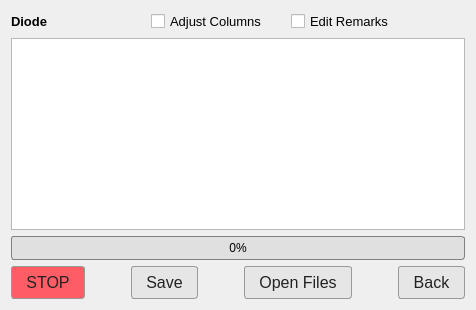
      <widget class="QWidget" name="page_diodeTest">
       <layout class="QGridLayout" name="gridLayout_23">
        <item row="0" column="0">
         <layout class="QHBoxLayout" name="horizontalLayout_23">
          <item>
           <widget class="QLabel" name="label_test_Diode">
            <property name="font">
             <font>
              <pointsize>10</pointsize>
              <weight>75</weight>
              <bold>true</bold>
             </font>
            </property>
            <property name="text">
             <string>Diode</string>
            </property>
           </widget>
          </item>
          <item>
           <widget class="QCheckBox" name="checkBox_adjustDiodeColumns">
            <property name="font">
             <font>
              <pointsize>10</pointsize>
             </font>
            </property>
            <property name="text">
             <string>Adjust Columns</string>
            </property>
           </widget>
          </item>
          <item>
           <widget class="QCheckBox" name="checkBox_editRemarksDiode">
            <property name="font">
             <font>
              <pointsize>10</pointsize>
             </font>
            </property>
            <property name="text">
             <string>Edit Remarks</string>
            </property>
           </widget>
          </item>
          <item>
           <spacer name="horizontalSpacer_48">
            <property name="orientation">
             <enum>Qt::Horizontal</enum>
            </property>
            <property name="sizeType">
             <enum>QSizePolicy::Minimum</enum>
            </property>
            <property name="sizeHint" stdset="0">
             <size>
              <width>40</width>
              <height>20</height>
             </size>
            </property>
           </spacer>
          </item>
         </layout>
        </item>
        <item row="3" column="0">
         <layout class="QHBoxLayout" name="horizontalLayout_22">
          <item>
           <widget class="QPushButton" name="pushButton_stopDiodeTest">
            <property name="font">
             <font>
              <pointsize>12</pointsize>
              <weight>50</weight>
              <bold>false</bold>
             </font>
            </property>
            <property name="styleSheet">
             <string notr="true">QPushButton {
    background-color: #ff5d65;
    color: #222222;
    border: 1px solid #999999;
    border-radius: 3px;
    padding: 6px 14px;
    font-size: 12pt;
    font-weight: normal;
}

QPushButton:hover {
    background-color: #dcdcdc;
    border: 1px solid #777777;
}

QPushButton:pressed {
    background-color: #c8c8c8;
    border: 1px solid #666666;
    padding-top: 7px;
    padding-left: 15px;
}

QPushButton:disabled {
    background-color: #eeeeee;
    color: #999999;
    border: 1px solid #cccccc;
}</string>
            </property>
            <property name="text">
             <string>STOP</string>
            </property>
           </widget>
          </item>
          <item>
           <spacer name="horizontalSpacer_45">
            <property name="orientation">
             <enum>Qt::Horizontal</enum>
            </property>
            <property name="sizeHint" stdset="0">
             <size>
              <width>40</width>
              <height>20</height>
             </size>
            </property>
           </spacer>
          </item>
          <item>
           <widget class="QPushButton" name="pushButton_saveDiodeTest">
            <property name="font">
             <font>
              <pointsize>12</pointsize>
              <weight>50</weight>
              <bold>false</bold>
             </font>
            </property>
            <property name="styleSheet">
             <string notr="true">QPushButton {
    background-color: #e6e6e6;
    color: #222222;
    border: 1px solid #999999;
    border-radius: 3px;
    padding: 6px 14px;
    font-size: 12pt;
    font-weight: normal;
}

QPushButton:hover {
    background-color: #dcdcdc;
    border: 1px solid #777777;
}

QPushButton:pressed {
    background-color: #c8c8c8;
    border: 1px solid #666666;
    padding-top: 7px;
    padding-left: 15px;
}

QPushButton:disabled {
    background-color: #eeeeee;
    color: #999999;
    border: 1px solid #cccccc;
}</string>
            </property>
            <property name="text">
             <string>Save</string>
            </property>
           </widget>
          </item>
          <item>
           <spacer name="horizontalSpacer_46">
            <property name="orientation">
             <enum>Qt::Horizontal</enum>
            </property>
            <property name="sizeHint" stdset="0">
             <size>
              <width>40</width>
              <height>20</height>
             </size>
            </property>
           </spacer>
          </item>
          <item>
           <widget class="QPushButton" name="pushButton_openDiodeTest">
            <property name="font">
             <font>
              <pointsize>12</pointsize>
              <weight>50</weight>
              <bold>false</bold>
             </font>
            </property>
            <property name="styleSheet">
             <string notr="true">QPushButton {
    background-color: #e6e6e6;
    color: #222222;
    border: 1px solid #999999;
    border-radius: 3px;
    padding: 6px 14px;
    font-size: 12pt;
    font-weight: normal;
}

QPushButton:hover {
    background-color: #dcdcdc;
    border: 1px solid #777777;
}

QPushButton:pressed {
    background-color: #c8c8c8;
    border: 1px solid #666666;
    padding-top: 7px;
    padding-left: 15px;
}

QPushButton:disabled {
    background-color: #eeeeee;
    color: #999999;
    border: 1px solid #cccccc;
}</string>
            </property>
            <property name="text">
             <string>Open Files</string>
            </property>
           </widget>
          </item>
          <item>
           <spacer name="horizontalSpacer_47">
            <property name="orientation">
             <enum>Qt::Horizontal</enum>
            </property>
            <property name="sizeHint" stdset="0">
             <size>
              <width>40</width>
              <height>20</height>
             </size>
            </property>
           </spacer>
          </item>
          <item>
           <widget class="QPushButton" name="pushButton_backFromDiodeTest">
            <property name="font">
             <font>
              <pointsize>12</pointsize>
              <weight>50</weight>
              <bold>false</bold>
             </font>
            </property>
            <property name="styleSheet">
             <string notr="true">QPushButton {
    background-color: #e6e6e6;
    color: #222222;
    border: 1px solid #999999;
    border-radius: 3px;
    padding: 6px 14px;
    font-size: 12pt;
    font-weight: normal;
}

QPushButton:hover {
    background-color: #dcdcdc;
    border: 1px solid #777777;
}

QPushButton:pressed {
    background-color: #c8c8c8;
    border: 1px solid #666666;
    padding-top: 7px;
    padding-left: 15px;
}

QPushButton:disabled {
    background-color: #eeeeee;
    color: #999999;
    border: 1px solid #cccccc;
}</string>
            </property>
            <property name="text">
             <string>Back</string>
            </property>
           </widget>
          </item>
         </layout>
        </item>
        <item row="1" column="0">
         <widget class="TestTableViewsRemarks" name="tableView_diodeTest">
          <property name="styleSheet">
           <string notr="true">QScrollBar:vertical
{
    background: #2C3E50;
    width: 14px;
    border-radius: 7px;
}

QScrollBar::handle:vertical
{
    background: #81D4FA;
    border-radius: 7px;
    min-height: 30px;
}

QScrollBar::handle:vertical:hover
{
    background: #B3E5FC;
}

QScrollBar::add-line:vertical,
QScrollBar::sub-line:vertical
{
    height: 0px;
}

QScrollBar::add-page:vertical,
QScrollBar::sub-page:vertical
{
    background: none;
}

QScrollBar:horizontal
{
    background: #2C3E50;
    height: 14px;
    border-radius: 7px;
}

QScrollBar::handle:horizontal
{
    background: #81D4FA;
    border-radius: 7px;
    min-width: 30px;
}

QScrollBar::handle:horizontal:hover
{
    background: #B3EFC;
}

QScrollBar::add-line:horizontal,
QScrollBar::sub-line:horizontal
{
    width: 0px;
}

QScrollBar::add-page:horizontal,
QScrollBar::sub-page:horizontal
{
    background: none;
}</string>
          </property>
         </widget>
        </item>
        <item row="2" column="0">
         <widget class="QProgressBar" name="progressBar_DiodeTest">
          <property name="styleSheet">
           <string notr="true">QProgressBar {
    border: 1px solid #808080;
    border-radius: 3px;
    background-color: #E0E0E0;
    text-align: center;
    color: black;
}

QProgressBar::chunk {
    background-color: #28A745;
    border-radius: 2px;
}</string>
          </property>
          <property name="value">
           <number>0</number>
          </property>
          <property name="alignment">
           <set>Qt::AlignCenter</set>
          </property>
          <property name="textDirection">
           <enum>QProgressBar::TopToBottom</enum>
          </property>
         </widget>
        </item>
       </layout>
      </widget>
